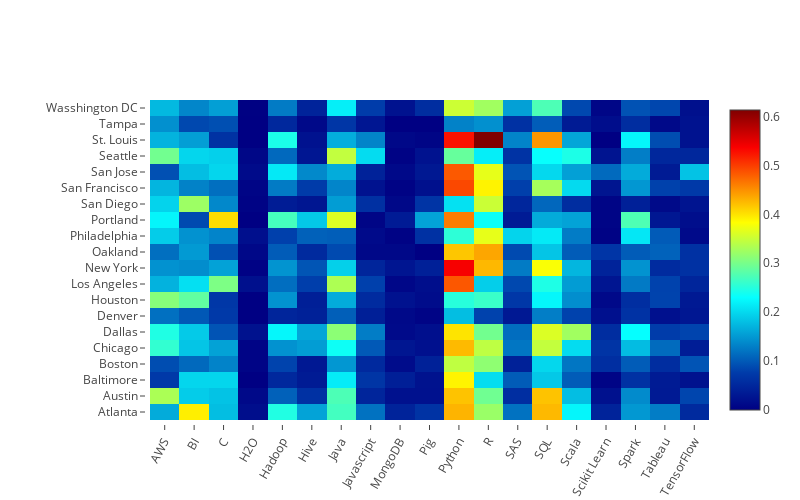

Notebook code for this chart:
### Code cell
plot_data = [go.Heatmap( 
    x=data.columns,
    y=data.index,
    z=data.values.tolist(),
    colorscale='Jet')]

heat_map_layout = Layout(
    margin=go.Margin(
        l=150,
        pad=4
    ),
    height=500,
    width=800,
    xaxis=dict(tickangle=-60),
    paper_bgcolor='rgba(0,0,0,0)',
    plot_bgcolor='rgba(0,0,0,0)',
    
)

py.offline.iplot(Figure(data=plot_data, layout=heat_map_layout), filename='heatmap_skills_cities')

### Figure 1 — Plotly figure (JSON) as saved in the notebook; plotly's stock layout.template omitted (floating-point values rounded to 4 significant figures; data arrays with more than 128 entries replaced by an {"elided": "..."} marker saying what was removed)
{"data": [{"colorscale": "Jet", "type": "heatmap", "uid": "dc219b26-b7c1-11e8-93ed-4c3488ea762f", "x": ["AWS", "BI", "C", "H2O", "Hadoop", "Hive", "Java", "Javascript", "MongoDB", "Pig", "Python", "R", "SAS", "SQL", "Scala", "Scikit Learn", "Spark", "Tableau", "TensorFlow"], "y": ["Atlanta", "Austin", "Baltimore", "Boston", "Chicago", "Dallas", "Denver", "Houston", "Los Angeles", "New York", "Oakland", "Philadelphia", "Portland", "San Diego", "San Francisco", "San Jose", "Seattle", "St. Louis", "Tampa", "Wasshington DC"], "z": {"elided": "20x19 float values"}}], "layout": {"height": 500, "margin": {"l": 150, "pad": 4}, "paper_bgcolor": "rgba(0,0,0,0)", "plot_bgcolor": "rgba(0,0,0,0)", "width": 800, "xaxis": {"tickangle": -60}}}
